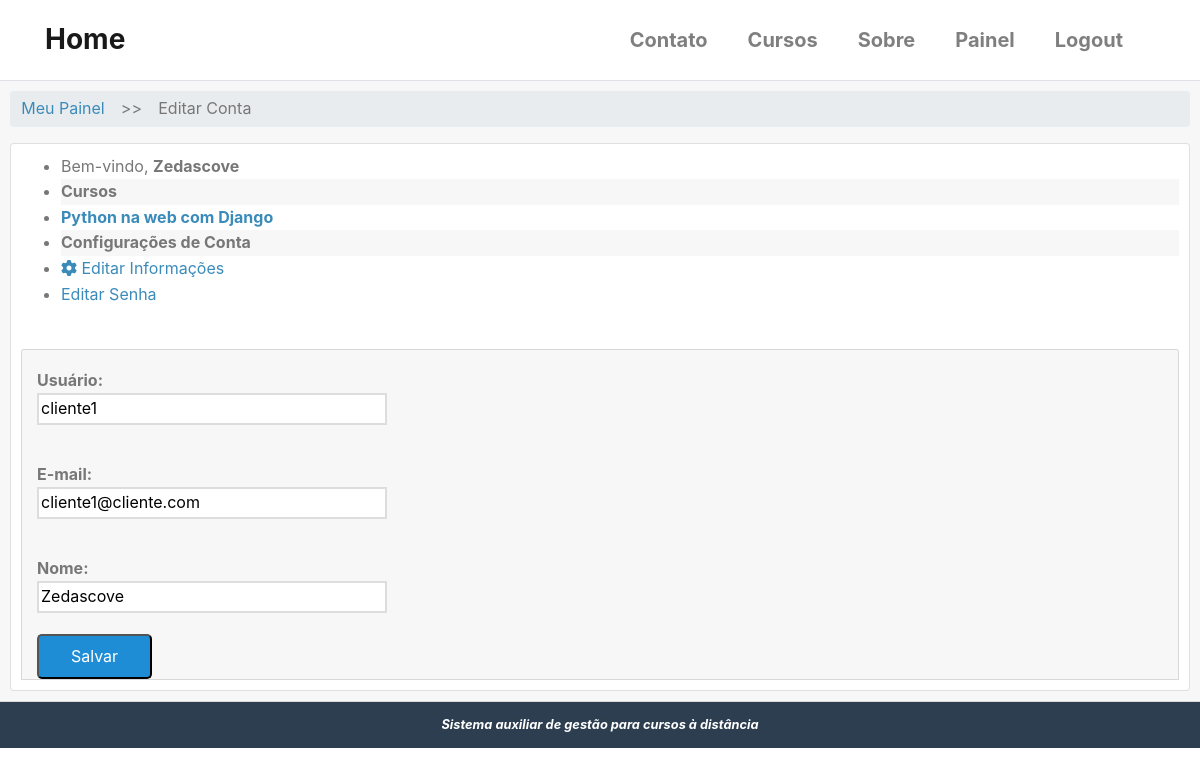
The page /conta/editar/usuario/ (signed in) on the database as committed earlier.
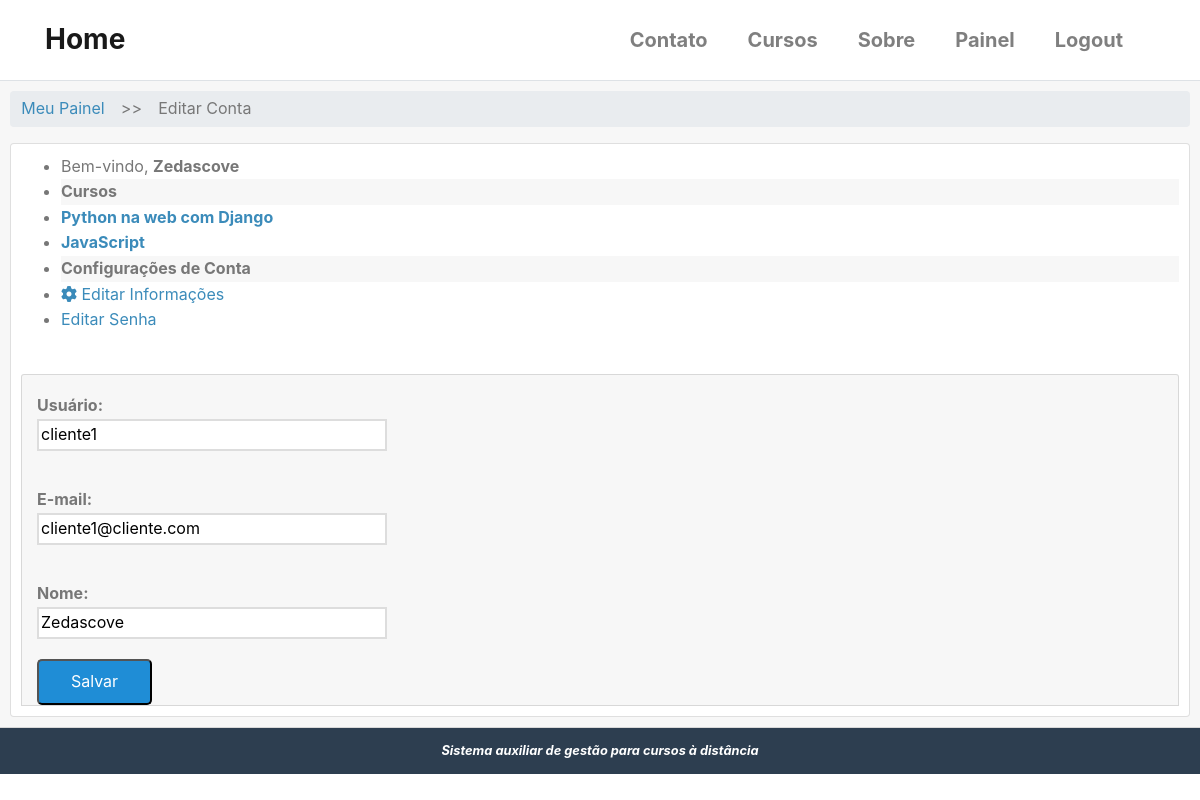
The same page on the database as committed later.
### cursos/models.py (models this page shows, shortened)
class Enrollment(models.Model):
    STATUS_CHOICES = (
        (0, 'Pendente'),
        (1, 'Aprovado'),
        (2, 'Cancelado'),
        (3, 'Recusado'),
    )
    usuario = models.ForeignKey(
        settings.AUTH_USER_MODEL, verbose_name='Usuário',
        related_name='enrollments', on_delete=models.DO_NOTHING
    )
    curso = models.ForeignKey(
        Cursos, verbose_name='Curso',
        related_name='enrollments', on_delete=models.DO_NOTHING
    )
    status = models.ImageField('Situação',
        choices=STATUS_CHOICES, default=0, blank=True
    )
    created_at = models.DateTimeField('Criado em', auto_now_add = True)
    updated_at = models.DateTimeField('Atualizado em ', auto_now_add = True)
    class Meta:
        verbose_name = 'Inscrição'
        verbose_name_plural = 'Inscrições'
        """
        unique_together/unicidade - combina a unicidade entre cursos e usuário,
        ou seja, cada usuário se increve apenas uma vez para cada curso.
        """
        unique_together = (('usuario', 'curso'),)

class Cursos(models.Model):
    nome = models.CharField('Nome', max_length = 100)
    slug = models.SlugField('Atalho')
    descricao = models.TextField('Descrição Simples', blank = True)
    sobre = models.TextField('Sobre o Curso', blank = True)
    start_date = models.DateField(
        'Data de início', null = True, blank = True,
        )
    imagem = models.ImageField(
        upload_to = 'cursos/imagens', verbose_name = 'Imagem',
        null = True, blank = True
        )
    created_at = models.DateTimeField('Criado em', auto_now_add = True)
    updated_at = models.DateTimeField('Atualizado em ', auto_now_add = True)
    objects = CursosManager()
    def __str__(self):
        return self.nome
    class Meta:
        verbose_name = 'Curso'
        verbose_name_plural = 'Cursos'
        ordering = ['nome'] # ['-name'] ordem decrescente

### accounts/models.py (models this page shows, shortened)
class User(AbstractBaseUser, PermissionsMixin):
    username = models.CharField(
        'Usuário', max_length=30, unique=True,
        validators = [validators.RegexValidator(re.compile('^[\w.@+-]+$'),
        'O nome de usuário só pode conter letras, dígitos ou os seguintes caracteres: @/ ./ +/ -/ _',
        'Usuário inválido ou já existente!')]
    )
    email = models.EmailField('E-mail', unique=True)
    name = models.CharField('Nome', max_length=100, blank=True)
    is_active = models.BooleanField('Está ativo?', blank=True, default=True)
    is_staff = models.BooleanField('É da equipe?', blank=True, default=False)
    date_joined = models.DateTimeField('Data de Entrada', auto_now_add=True)
    objects = UserManager()
    USERNAME_FIELD = 'username'
    REQUIRED_FIELDS = ['email']
    class Meta:
        verbose_name = 'Usuário'
        verbose_name_plural = 'Usuários'
    def __str__(self):
        return self.name or self.username

### accounts/views.py (the view)
# urls.py: path('editar/usuario/', views.editar_usuario, name='editar_usuario'),
@login_required
def editar_usuario(request):
    template_name = 'accounts/editar_usuario.html'
    context = {}
    if request.method == 'POST':
        form = EditarUsuarioForm(request.POST, instance=request.user)
        if form.is_valid():
            form.save()
            messages.success(request,
                'Dados alterados com sucesso!!!'
                )
            return redirect('accounts:painel')
    else:
        form = EditarUsuarioForm(instance=request.user)
    context['form'] = form
    return render(request, template_name, context)

### accounts/forms.py
class EditarUsuarioForm(forms.ModelForm):
    class Meta:
        model = User
        fields = ['username', 'email', 'name']

### cursos/templatetags/cursos_tags.py (called while the page is built)
@register.inclusion_tag('cursos/templatetags/meus_cursos.html')
def meus_cursos(user):
    enrollments = Enrollment.objects.filter(usuario=user)
    context = {
        'enrollments': enrollments
    }
    return context

### templates/accounts/editar_usuario.html (shortened to what this page needs)
{% extends "accounts/dashboard.html" %}
{% block breadcrumb %}
    {{ block.super }}
    <li style='margin: 5px;'>>></li>
    <li><a>Editar Conta</a></li>
{% endblock %}
{% block dashboard_content %}
<form class="pure-form pure-form-stacked" method="POST">
    <fieldset>
        {% for field in form %}
        <div class="pure-control-group">
            <p style='padding: 0; margin: 2px 0 0 0;'>{{ field.label_tag }}</p>
            {{ field }}
        </div>
        {% endfor %}
        <div class="pure-controls">
            <button type="submit"
            class="pure-button pure-button-primary">
            Salvar</button>
        </div>
    </fieldset>
</form>
{% endblock %}

### templates/accounts/dashboard.html (shortened to what this page needs)
{% extends "base.html" %}
{% load cursos_tags %}
{% block content %}
<div class="card-header" style='padding: 10px;'>
    <div class="">
        <ul class="breadcrumb pure-menu-heading">
            {% block breadcrumb %}
            <li><a class="" href="{% url 'accounts:painel' %}">Meu Painel</a></li>
            {% endblock %}
        </ul>
    </div>
    <div class="card" style='margin: auto;padding: 10px;'>
        <div class="pure-g-r content-ribbon">
            <div class="pure-u-1-3">
                <div class="pure-menu pure-menu-open">
                    <ul>
                        <li class="pure-menu-heading">
                            Bem-vindo, <strong>{{ user }}</strong>
                        </li>
                        {% meus_cursos user %}
                        <li class="font-weight-bold pure-menu-heading" style='margin-top: 0; background-color:rgba(0,0,0,.03);'>Configurações de Conta</li>
                        <li>
                            <a href="{% url 'accounts:editar_usuario' %}">
                            <i class="fas fa-cog"></i>
                            Editar Informações
                            </a>
                        </li>
                        <li>
                            <a href="{% url 'accounts:editar_senha' %}">
                            Editar Senha</a>
                        </li>
                    </ul>
                </div>
                <br>
            </div>
            <div class="pure-u-2-3">
                <div class="card card-header" style = 'margin-left: auto; padding: 0px 15px'>
                    {% block dashboard_content %}{% endblock %}
                </div>
            </div>
        </div>
    </div>
</div>
{% endblock %}

### cursos/templates/cursos/templatetags/meus_cursos.html (shortened to what this page needs)
<li class="font-weight-bold pure-menu-heading" style='margin-top: 0; background-color:rgba(0,0,0,.03);'>Cursos</li>
{% for enrollment in enrollments %}
<li>
    <a href="#">
        <strong>{{ enrollment.curso }}</strong>
    </a>
</li>
{% empty %}
<li style='padding: 5px 0 5px 15px;'>Não há inscrições</li>
{% endfor %}

Rows that differ between the two databases and show on the page:
added Enrollment: curso "JavaScript"
